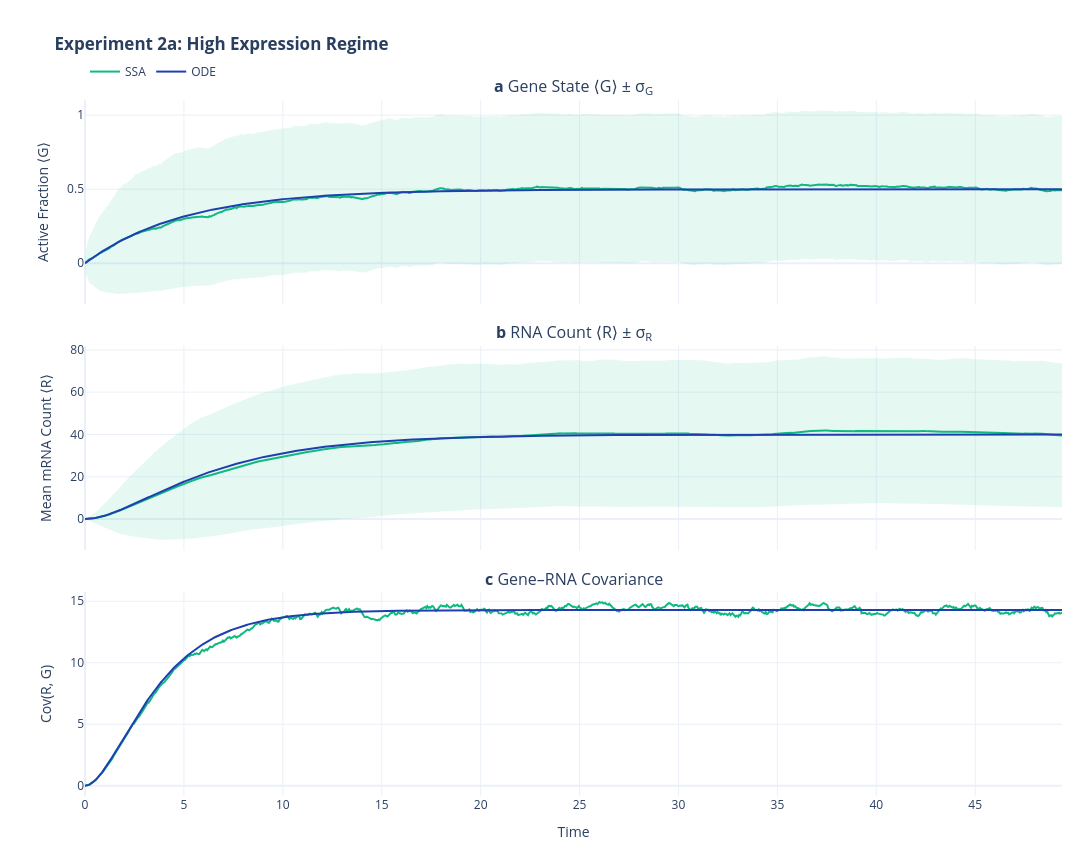

This figure's notebook cell:
### Markdown cell above
### 2. Expression level — **2a. High** ($k_{\text{syn}}/k_{\text{deg}} = 40/0.5 = 80$)

High steady-state ⟨R⟩.

### Code cell
run_comparison(
    title="Experiment 2a: High Expression Regime",
    k_syn=40.0,
    k_deg=0.5,
)

### Figure 1 — Plotly figure (JSON) as saved in the notebook; plotly's stock layout.template omitted (floating-point values rounded to 4 significant figures; data arrays with more than 128 entries replaced by an {"elided": "..."} marker saying what was removed)
{"data": [{"hoverinfo": "skip", "legendgroup": "ssa", "line": {"width": 0}, "showlegend": false, "type": "scatter", "x": {"elided": "1000 float values"}, "xaxis": "x", "y": {"elided": "1000 float values"}, "yaxis": "y"}, {"fill": "tonexty", "fillcolor": "rgba(16, 185, 129, 0.10)", "hoverinfo": "skip", "legendgroup": "ssa", "line": {"width": 0}, "showlegend": false, "type": "scatter", "x": {"elided": "1000 float values"}, "xaxis": "x", "y": {"elided": "1000 float values"}, "yaxis": "y"}, {"hovertemplate": "SSA ⟨G⟩ = %{y:.3f}<extra></extra>", "legendgroup": "ssa", "line": {"color": "#10B981", "width": 2}, "name": "SSA", "showlegend": true, "type": "scatter", "x": {"elided": "1000 float values"}, "xaxis": "x", "y": {"elided": "1000 float values"}, "yaxis": "y"}, {"hovertemplate": "ODE ⟨G⟩ = %{y:.3f}<extra></extra>", "legendgroup": "ode", "line": {"color": "#1E40AF", "width": 2}, "name": "ODE", "showlegend": true, "type": "scatter", "x": {"elided": "1000 float values"}, "xaxis": "x", "y": {"elided": "1000 float values"}, "yaxis": "y"}, {"hoverinfo": "skip", "legendgroup": "ssa", "line": {"width": 0}, "showlegend": false, "type": "scatter", "x": {"elided": "1000 float values"}, "xaxis": "x2", "y": {"elided": "1000 float values"}, "yaxis": "y2"}, {"fill": "tonexty", "fillcolor": "rgba(16, 185, 129, 0.10)", "hoverinfo": "skip", "legendgroup": "ssa", "line": {"width": 0}, "showlegend": false, "type": "scatter", "x": {"elided": "1000 float values"}, "xaxis": "x2", "y": {"elided": "1000 float values"}, "yaxis": "y2"}, {"hovertemplate": "SSA ⟨R⟩ = %{y:.1f}<extra></extra>", "legendgroup": "ssa", "line": {"color": "#10B981", "width": 2}, "showlegend": false, "type": "scatter", "x": {"elided": "1000 float values"}, "xaxis": "x2", "y": {"elided": "1000 float values"}, "yaxis": "y2"}, {"hovertemplate": "ODE ⟨R⟩ = %{y:.1f}<extra></extra>", "legendgroup": "ode", "line": {"color": "#1E40AF", "width": 2}, "showlegend": false, "type": "scatter", "x": {"elided": "1000 float values"}, "xaxis": "x2", "y": {"elided": "1000 float values"}, "yaxis": "y2"}, {"hovertemplate": "SSA Cov = %{y:.3f}<extra></extra>", "legendgroup": "ssa", "line": {"color": "#10B981", "width": 2}, "showlegend": false, "type": "scatter", "x": {"elided": "1000 float values"}, "xaxis": "x3", "y": {"elided": "1000 float values"}, "yaxis": "y3"}, {"hovertemplate": "ODE Cov = %{y:.3f}<extra></extra>", "legendgroup": "ode", "line": {"color": "#1E40AF", "width": 2}, "showlegend": false, "type": "scatter", "x": {"elided": "1000 float values"}, "xaxis": "x3", "y": {"elided": "1000 float values"}, "yaxis": "y3"}], "layout": {"annotations": [{"font": {"size": 16}, "showarrow": false, "text": "<b>a</b> Gene State ⟨G⟩ ± σ<sub>G</sub>", "x": 0.5, "xanchor": "center", "xref": "paper", "y": 1, "yanchor": "bottom", "yref": "paper"}, {"font": {"size": 16}, "showarrow": false, "text": "<b>b</b> RNA Count ⟨R⟩ ± σ<sub>R</sub>", "x": 0.5, "xanchor": "center", "xref": "paper", "y": 0.6467, "yanchor": "bottom", "yref": "paper"}, {"font": {"size": 16}, "showarrow": false, "text": "<b>c</b> Gene–RNA Covariance", "x": 0.5, "xanchor": "center", "xref": "paper", "y": 0.2933, "yanchor": "bottom", "yref": "paper"}], "height": 850, "hovermode": "x", "legend": {"bgcolor": "rgba(255, 255, 255, 0.5)", "groupclick": "togglegroup", "orientation": "h", "x": 0, "xanchor": "left", "y": 1.02, "yanchor": "bottom"}, "margin": {"b": 50, "l": 85, "r": 30, "t": 100}, "title": {"text": "<b>Experiment 2a: High Expression Regime</b>"}, "width": 1100, "xaxis": {"anchor": "y", "domain": [0, 1], "matches": "x3", "showticklabels": false}, "xaxis2": {"anchor": "y2", "domain": [0, 1], "matches": "x3", "showticklabels": false}, "xaxis3": {"anchor": "y3", "domain": [0, 1], "title": {"text": "Time"}}, "yaxis": {"anchor": "x", "domain": [0.7067, 1], "title": {"text": "Active Fraction ⟨G⟩"}}, "yaxis2": {"anchor": "x2", "domain": [0.3533, 0.6467], "title": {"text": "Mean mRNA Count ⟨R⟩"}}, "yaxis3": {"anchor": "x3", "domain": [0, 0.2933], "title": {"text": "Cov(R, G)"}}}}
